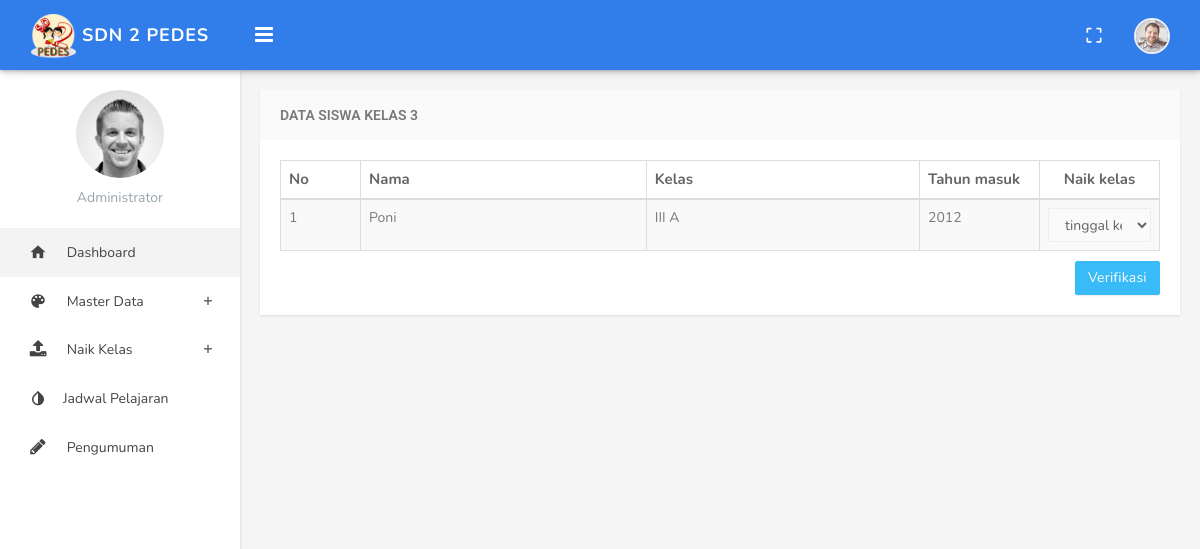
Before: /index.php/admin/naikkelas/kelas3 with the older database file.
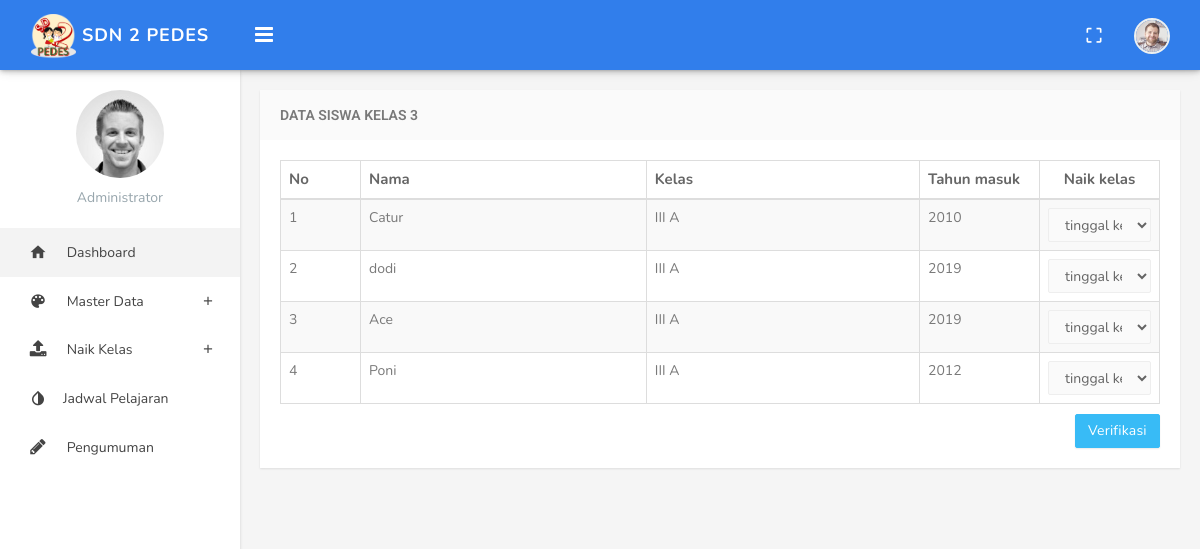
After: the same page with the newer database file.
### tables this page shows
CREATE TABLE `siswa` (
  `nis` varchar(15) NOT NULL,
  `nama` varchar(30) NOT NULL,
  `jk` enum('L','P') NOT NULL,
  `ttl` varchar(30) NOT NULL,
  `id_kelas` int(5) NOT NULL,
  `th_masuk` varchar(15) NOT NULL,
  `nope` varchar(15) NOT NULL,
  `alamat` varchar(50) NOT NULL,
  `semester` varchar(10) NOT NULL
);

CREATE TABLE `ruang_kelas` (
  `id` int(5) NOT NULL,
  `nama_ruangan` varchar(6) NOT NULL,
  `jumlah_siswa` int(2) NOT NULL,
  `status` int(11) NOT NULL
);

### application/controllers/admin/Naikkelas.php (called while the page is built, shortened)
<?php
class Naikkelas extends CI_Controller
{
    public function kelas3()
	{
        $data['siswa']= $this->db->select('siswa.*, ruang_kelas.nama_ruangan as kelas')->from('siswa')->join('ruang_kelas','ruang_kelas.id=siswa.id_kelas')->where('ruang_kelas.status',3)->get()->result();
        $stat = $this->db->select('status')->from('ruang_kelas')->where('ruang_kelas.id',5)->get()->row();
        $id = $stat->status;
        $data['naik']= $this->db->select('*')->from('ruang_kelas')->where('ruang_kelas.status',$id+1)->get()->result();
        $this->load->view('admin/naikkelas/kelas3',$data);
    }
}

### index.php (called while the page is built, shortened)
<?php
require_once BASEPATH.'core/CodeIgniter.php';

### application/views/admin/naikkelas/kelas3.php (the view, shortened to what this page needs)
<!DOCTYPE html>
<html>
<head>
</head>
<body class="fixed-left">
    <div id="wrapper">
        <div class="content-page">
			<div class="content">
				<div class="container">
					<div class="row">
						<div class="col-md-12">
							<div class="panel panel-default">
								<div class="panel-heading">
									<h3 class="panel-title">Data Siswa Kelas 3</h3>
								</div>
								<div class="panel-body">
									<form action="<?= base_url()."admin/naikkelas/simpan" ?>" method="POST">
										<table width="100%" class="table table-striped table-bordered" id="tabeldata">
											<thead>
												<tr>
													<th width="80">No</th>
													<th >Nama</th>
													<th>Kelas</th>
													<th width="120">Tahun masuk</th>
													<th width="120"><center>Naik kelas</center></th>
												</tr>
											</thead>
											<tbody>
											<?php $no = 1; ?>
												<?php foreach($siswa as $sw) : ?>
													<tr class="gradeX">
														<td><?= $no++;?> </td>
														<td><?= $sw->nama; ?></td>
														<td><?= $sw->kelas; ?></td>
														<td><?= $sw->th_masuk; ?></td>
														<td >
														<select name="kelas[]" class="form-control">
														<option value="<?= $sw->id_kelas; ?>">tinggal kelas</option>
														</select></td>
													</tr>
												<?php endforeach; ?>
											</tbody>
										</table>
										<button type="submit" class="btn btn-info waves-effect waves-light pull-right">Verifikasi</button>
									</form>
								</div>
							</div>
						</div>
						</div>
					</div>
				</div>
			</div>
		</div>
</body>
</html>

Changed rows visible on the page:
now on this page (row edited): siswa: nama "Catur", ruang_kelas.nama_ruangan "III A", th_masuk "2010"
added siswa: nama "dodi", ruang_kelas.nama_ruangan "III A", th_masuk "2019"
added siswa: nama "Ace", ruang_kelas.nama_ruangan "III A", th_masuk "2019"
